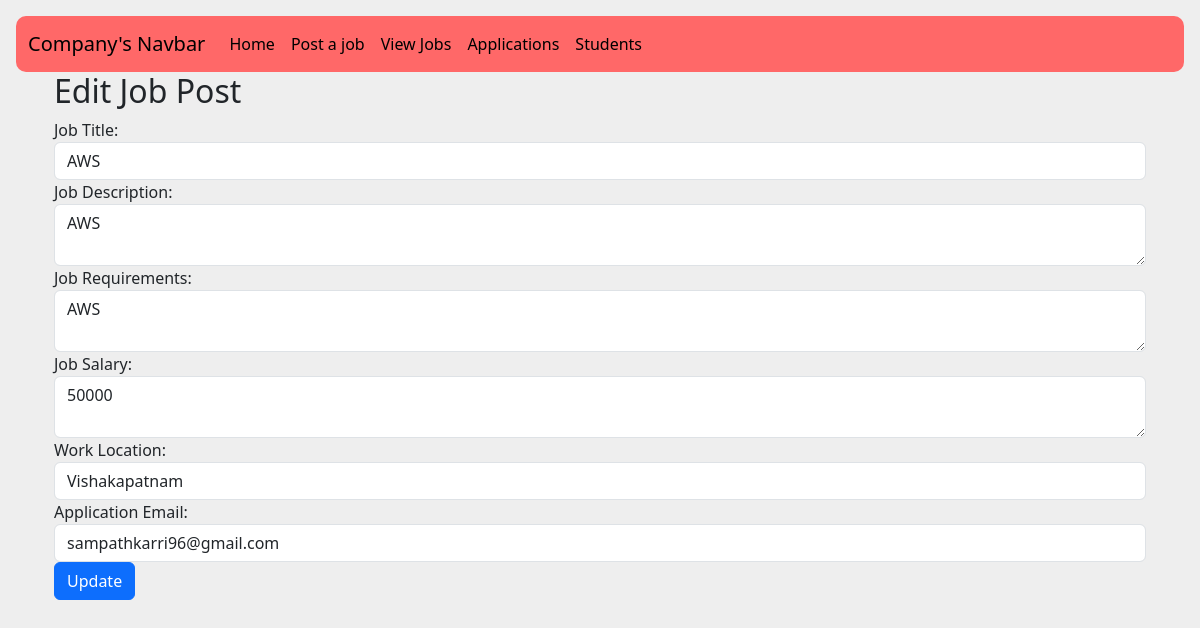
Screenshot of /company/edit_jobpost/10/ with the database file from the repository.
### company/models.py (models this page shows, shortened)
class Jobdetails(models.Model):
    job_title=models.TextField()
    job_des=models.TextField()
    job_req=models.TextField()
    job_sal=models.TextField()
    work_loc=models.CharField(max_length=50)
    app_email=models.EmailField()

### company/views.py (the view, shortened to what this page needs)
# urls.py: path('edit_jobpost/<int:job_id>/', views.edit_jobpost, name='edit_jobpost'),
def edit_jobpost(request, job_id):
    job_details = get_object_or_404(Jobdetails, id=job_id)
    return render(request, 'edit_job.html', {'job_details': job_details})

### templates/edit_job.html (shortened to what this page needs)
{% extends 'companynavbar.html' %}
{% block content %}
<div class="container">
  <h2>Edit Job Post</h2>
  <form method="post">
    <div class="form-group">
      <label for="job_title">Job Title:</label>
      <input type="text" class="form-control" id="job_title" name="job_title" value="{{ job_details.job_title }}">
    </div>
    <div class="form-group">
      <label for="job_des">Job Description:</label>
      <textarea class="form-control" id="job_des" name="job_des">{{ job_details.job_des }}</textarea>
    </div>
    <div class="form-group">
      <label for="job_req">Job Requirements:</label>
      <textarea class="form-control" id="job_req" name="job_req">{{ job_details.job_req }}</textarea>
    </div>
    <div class="form-group">
      <label for="job_sal">Job Salary:</label>
      <textarea class="form-control" id="job_sal" name="job_sal">{{ job_details.job_sal }}</textarea>
    </div>
    <div class="form-group">
      <label for="work_loc">Work Location:</label>
      <input type="text" class="form-control" id="work_loc" name="work_loc" value="{{ job_details.work_loc }}">
    </div>
    <div class="form-group">
      <label for="app_email">Application Email:</label>
      <input type="email" class="form-control" id="app_email" name="app_email" value="{{ job_details.app_email }}">
    </div>
    <button type="submit" class="btn btn-primary">Update</button>
  </form>
</div>
{% endblock %}

### rows the page displays
Jobdetails: job_title "AWS", job_des "AWS", job_req "AWS", job_sal "50000", work_loc "Vishakapatnam", app_email "sampathkarri96@gmail.com"
